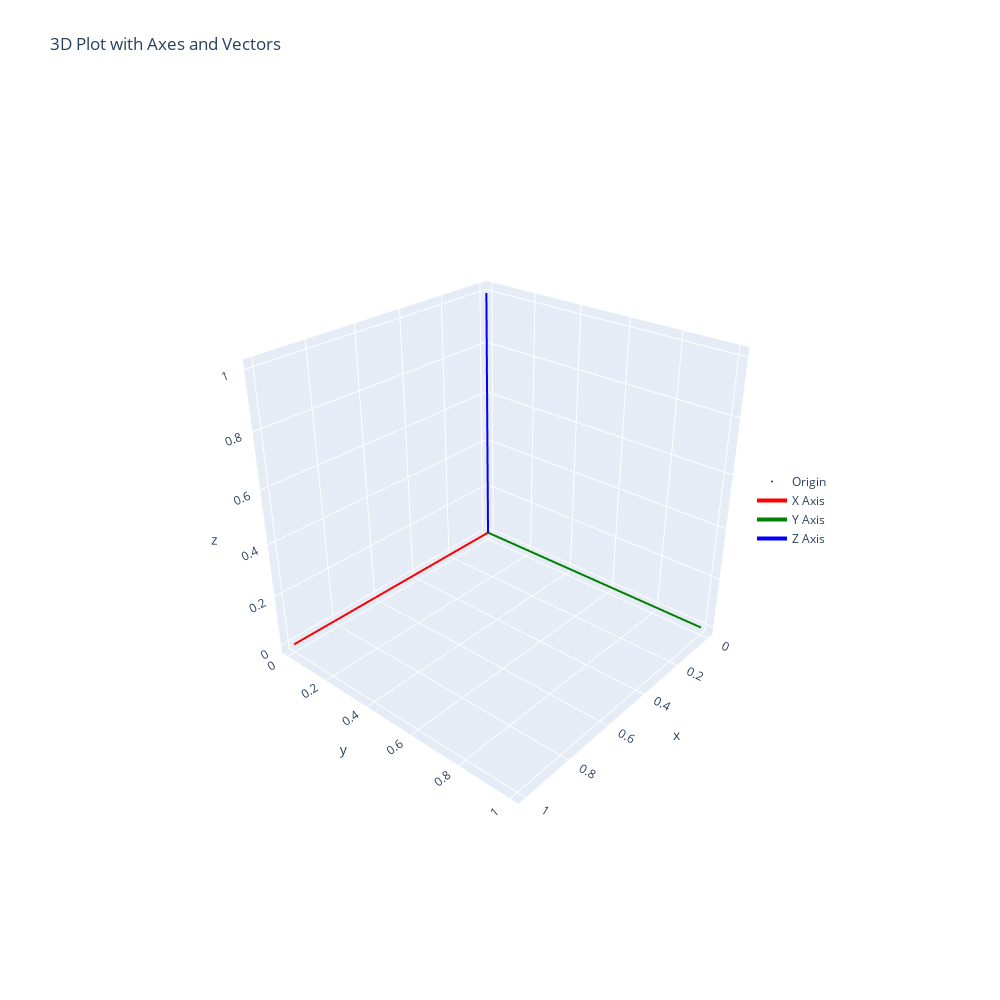

Write notebook code for a chart like this one.
### Code cell
# Demo for plotting in plotly 

fig = go.Figure()

# Create a marker for the origin
fig.add_trace(go.Scatter3d(
    x=[0], y=[0], z=[0],
    mode='markers',
    marker=dict(size=1, color='purple'),
    name='Origin'
))

# Plot coordinate axes x
fig.add_trace(go.Scatter3d(
    x=[0, 1], y=[0, 0], z=[0, 0],
    mode='lines',
    line=dict(color='red', width=4),
    name='X Axis'
))
# Plot coordinate axes y
fig.add_trace(go.Scatter3d(
    x=[0, 0], y=[0, 1], z=[0, 0],
    mode='lines',
    line=dict(color='green', width=4),
    name='Y Axis'
))
# Plot coordinate axes z
fig.add_trace(go.Scatter3d(
    x=[0, 0], y=[0, 0], z=[0, 1],
    mode='lines',
    line=dict(color='blue', width=4),
    name='Z Axis'
))

# # Compute and plot quivers for each pose
# arrow_length = 0.5  # Length of the arrow lines
# colors = ['red', 'green', 'blue']
# for pose in poses:
#     position = pose[:, -1]
#     rotation_matrix = pose[:, :3]
    
#     # Calculate heading vectors
#     headings = np.array([
#         rotation_matrix @ np.array([1, 0, 0]),
#         rotation_matrix @ np.array([0, 1, 0]),
#         rotation_matrix @ np.array([0, 0, 1])
#     ])
    
#     # Add arrows
#     for i, (heading, color) in enumerate(zip(headings, colors)):
#         fig.add_trace(go.Scatter3d(
#             x=[position[0], position[0] + heading[0] * arrow_length],
#             y=[position[1], position[1] + heading[1] * arrow_length],
#             z=[position[2], position[2] + heading[2] * arrow_length],
#             mode='lines+markers',
#             line=dict(color=color, width=4),
#             marker=dict(size=.1, color=color),
#             name=f'Heading {chr(88+i)}'
#         ))

# # ADD 3D Points to the figure 
# fig.add_trace(go.Scatter3d(
#     x=scene_pts[:,0],
#     y=scene_pts[:,1],
#     z=scene_pts[:,2],
#     mode='markers',
#     marker=dict(
#         size=1,  # Marker size
#         color=rgb_data,  # Marker color
#         opacity=0.8  # Marker opacity
#     )
# ))


# Update layout for better visualization
fig.update_layout(
    scene=dict(
        # xaxis=dict(range=[-10, 10], title='x'),
        # yaxis=dict(range=[-10, 10], title='y'),
        # zaxis=dict(range=[0, 20], title='z'),
    ),
    title='3D Plot with Axes and Vectors',
    legend=dict(x=0.8, y=0.5), 
    width = 1000,
    height = 1000
)

# Show the plot
fig.show()

### Figure 1 — Plotly figure (JSON) as saved in the notebook; plotly's stock layout.template omitted (floating-point values rounded to 4 significant figures)
{"data": [{"marker": {"color": "purple", "size": 1}, "mode": "markers", "name": "Origin", "type": "scatter3d", "x": [0], "y": [0], "z": [0]}, {"line": {"color": "red", "width": 4}, "mode": "lines", "name": "X Axis", "type": "scatter3d", "x": [0, 1], "y": [0, 0], "z": [0, 0]}, {"line": {"color": "green", "width": 4}, "mode": "lines", "name": "Y Axis", "type": "scatter3d", "x": [0, 0], "y": [0, 1], "z": [0, 0]}, {"line": {"color": "blue", "width": 4}, "mode": "lines", "name": "Z Axis", "type": "scatter3d", "x": [0, 0], "y": [0, 0], "z": [0, 1]}], "layout": {"height": 1000, "legend": {"x": 0.8, "y": 0.5}, "scene": {"aspectmode": "auto", "aspectratio": {"x": 1, "y": 1, "z": 1}, "camera": {"center": {"x": 0, "y": 0, "z": 0}, "eye": {"x": 1.976, "y": 1.72, "z": 1.463}, "projection": {"type": "perspective"}, "up": {"x": 0, "y": 0, "z": 1}}}, "title": {"text": "3D Plot with Axes and Vectors"}, "width": 1000}}
